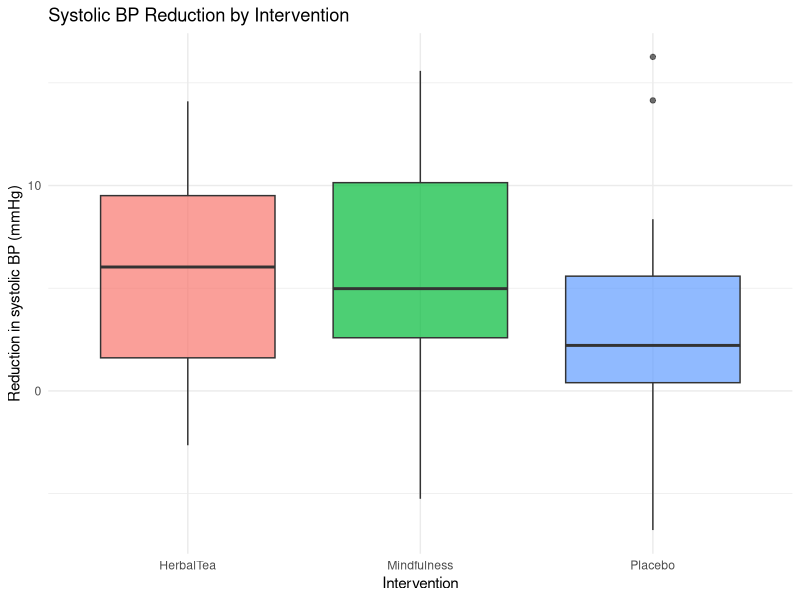

Write R code to recreate this figure.
## ---- chunk 1
#| warning: false
#| message: false
library(tidyverse)
## ---- chunk 2
set.seed(2025)

n <- 30

bp_data <- data.frame(
  group = rep(c("Placebo", "HerbalTea", "Mindfulness"), each = n),
  reduction = c(
    rnorm(n, mean = 2, sd = 5),   # Placebo: mean reduction ~2 mmHg
    rnorm(n, mean = 5, sd = 5),   # Herbal Tea: mean reduction ~5 mmHg
    rnorm(n, mean = 7, sd = 5)    # Mindfulness: mean reduction ~7 mmHg
  )
)

head(bp_data)
## ---- chunk 3
ggplot(bp_data, 
       aes(x = group, y = reduction, fill = group)) +
  geom_boxplot(alpha = 0.7) +
  labs(title = "Systolic BP Reduction by Intervention",
       x = "Intervention",
       y = "Reduction in systolic BP (mmHg)") +
  theme_minimal() +
  theme(legend.position = "none")
## ---- chunk 4
# type code here
